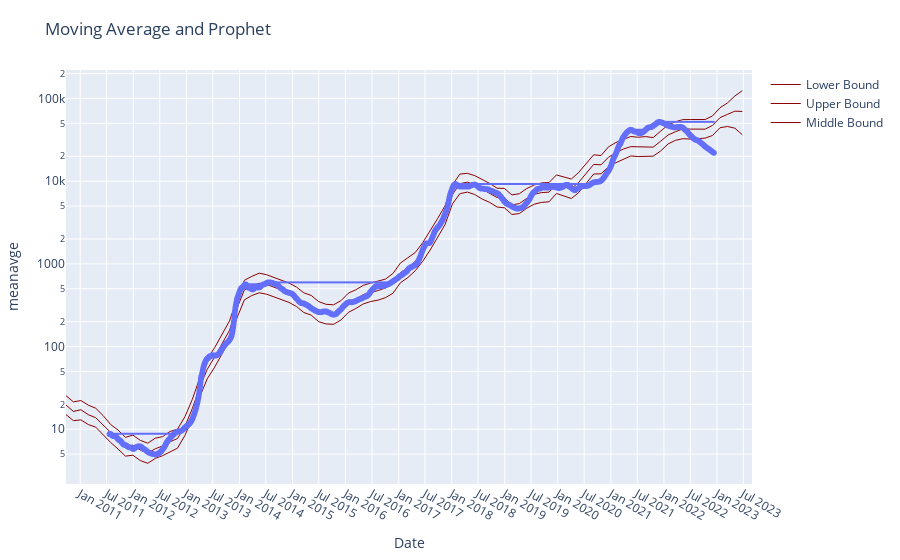

Notebook code cell kept with this figure:
### Code cell
import plotly.express as px
import plotly.graph_objects as go
fig = px.scatter(df, x="date", y="meanavge", trendline="expanding", trendline_options=dict(function="max"),
                 title="MeanAvg")
fig.add_trace(go.Scatter(name="Middle Bound", x=prediction['ds'],  mode = 'lines',line=dict(width=1,color='darkred'), y=np.exp(prediction['yhat']), legendrank=2))
fig.add_trace(go.Scatter(name="Lower Bound", x=prediction['ds'],  mode = 'lines',line=dict(width=1,color='darkred'), y=np.exp(prediction['yhat_lower']), legendrank=1))
fig.add_trace(go.Scatter(name="Upper Bound", x=prediction['ds'], mode = 'lines',line=dict(width=1,color='darkred'), y=np.exp(prediction['yhat_upper']), legendrank=1))

fig.update_yaxes(fixedrange=False)
fig.update_layout(title_text='Moving Average and Prophet')
fig.update_yaxes(type="log")
fig.update_xaxes(ticklabelposition="inside top", title="Date")
fig.update_yaxes(nticks=12)
fig.update_xaxes(nticks=50)
fig.update_layout(
    margin=dict(l=20, r=100, t=70, b=20),
)

fig.show()
fig.layout.template = 'seaborn'
fig.write_html('../static/MAandPred2.html')
